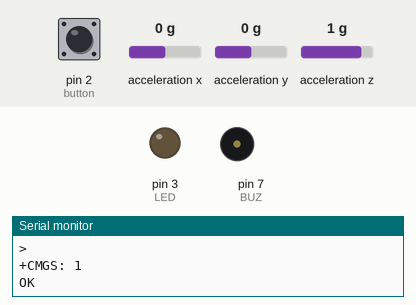
The sketch below on a simulated Arduino Uno, built with avr-gcc and run on an emulated ATmega328P. Parts: output pins drawn as LEDs (lit = HIGH), buzzer (waves = sounding, pin HIGH), the last lines printed to the serial monitor. Wiring (inferred from the names in the program): MPU-6050 motion sensor at I2C address 0x68. The test bench sets the inputs (shaded band); at power-on: pin 2 (button) HIGH, acceleration x 0 g, acceleration y 0 g, acceleration z 1 g. The modem accepts every AT command (registered, SIM ready, sends succeed) and sends nothing else.

Above: at 31.0 s.
At 51.4 s:
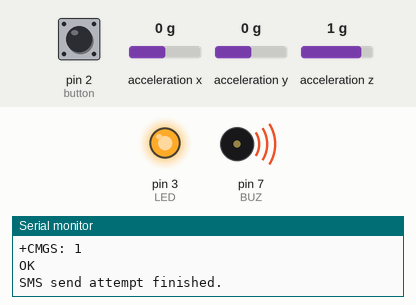
Timing chart, 0 to 61.9 s (numbered marks = the images above):
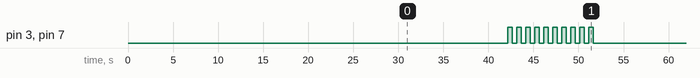

The sketch:

RDS.ino
```cpp
#include <SoftwareSerial.h>
#include <Wire.h>
// #include <TinyGPS++.h> // Đã bỏ thư viện TinyGPS++

int Rx_pin = 9; // Nối với chân TX của module GPS
int Tx_pin = 8; // Nối với chân RX của module GPS (nếu bạn muốn gửi lệnh đến GPS)

SoftwareSerial SerialGPS(Rx_pin, Tx_pin);
SoftwareSerial GSM(10, 11);

// TinyGPSPlus gps; // Đã bỏ đối tượng TinyGPSPlus

#define BUZ 7
#define LED 3
int button = 2;
double roll; // Biến roll từ MPU6050

#include <math.h> // Để dùng hàm atan2 và M_PI

const int GSM_POWER_ON_DELAY = 20000; // 20 giây đợi module GSM khởi động
const char *phoneNumber = "+84812835572"; // Số điện thoại nhận tin nhắn
const int MPU_ADDR = 0x68;  // Địa chỉ I2C của MPU-6050

// Các biến toàn cục để lưu trữ dữ liệu GPS đã phân tích
float currentLatitude = 0.0;
float currentLongitude = 0.0;
bool gpsFix = false; // Biến cờ để kiểm tra xem có fix GPS chưa

// Khai báo nguyên mẫu hàm (prototype) vì chúng được gọi trước khi định nghĩa
void readMPU6050();
void buzled();
void SendMessage();
void processGpsString(String nmeaString);
float convertNMEAtoDecimal(String nmeaCoord);


void setup() {
  pinMode(button, INPUT_PULLUP); // Dùng INPUT_PULLUP cho nút bấm nếu nối với GND

  Serial.begin(115200); // Serial Monitor để debug
  SerialGPS.begin(9600); // Baud rate của GPS (thường là 9600)
  GSM.begin(9600);   // Baud rate của module GSM (A7682A thường dùng 115200 hoặc 9600)

  pinMode(BUZ, OUTPUT);
  pinMode(LED, OUTPUT); // Khai báo chân LED là OUTPUT

  // Khởi động MPU6050
  Wire.begin();
  Wire.beginTransmission(MPU_ADDR);
  Wire.write(0x6B);   // Thanh ghi PWR_MGMT_1
  Wire.write(0);      // Tắt chế độ ngủ (wake up MPU6050)
  Wire.endTransmission(true);

  Serial.println("Waiting for GSM module to boot...");
  delay(GSM_POWER_ON_DELAY); // Chờ GSM khởi động
  Serial.println("GSM module ready.");
}

void loop(){
  // ĐỌC VÀ XỬ LÝ DỮ LIỆU GPS LIÊN TỤC TRONG LOOP CHÍNH
  static String gpsBuffer = "";
  while (SerialGPS.available()) {
    char c = SerialGPS.read();
    gpsBuffer += c;
    if (c == '\n') { // Nếu nhận được ký tự xuống dòng, có thể là một chuỗi NMEA hoàn chỉnh
      processGpsString(gpsBuffer);
      gpsBuffer = ""; // Xóa bộ đệm sau khi xử lý
    }
  }
  // --- KẾT THÚC XỬ LÝ GPS LIÊN TỤC ---

  // Kiểm tra nút bấm để phát hiện va chạm giả lập
  readMPU6050();
  if (digitalRead(button) == LOW) { // Nếu nút bấm được nhấn (nối GND)
    Serial.println("Collision Detected by Button");
    Serial.println(roll);
    delay(300); // Độ trễ nhỏ để tránh đọc lỗi nút
    roll = 900; // Gán giá trị đặc biệt cho va chạm
    SendMessage(); // Gửi tin nhắn
    buzled(); // Báo động còi và đèn
    // Nếu bạn muốn dừng chương trình sau khi phát hiện và gửi tin, hãy cân nhắc hàm exit()

  }
 // Đọc dữ liệu từ MPU6050 để tính roll

  // Kiểm tra góc roll để phát hiện lật xe
  // Các ngưỡng 180 và 240 cần được hiệu chỉnh thực tế với xe của bạn
  if (((roll < 180) || (roll > 240)) && (roll != 900)) { // Nếu lật và không phải là va chạm giả lập
    Serial.print("Car Flipped! Roll angle: ");
    Serial.println(roll);
    SendMessage(); // Gửi tin nhắn
    buzled(); // Báo động còi và đèn
  }

  // In trạng thái roll (chỉ để debug)
  Serial.print("Car is not Flipped. Current roll: ");
  Serial.println(roll);

  delay(100); // Độ trễ nhỏ giữa các lần kiểm tra
}

// Hàm đọc MPU6050 và tính góc roll
void readMPU6050() {
  Wire.beginTransmission(MPU_ADDR);
  Wire.write(0x3B);   // Địa chỉ thanh ghi ACCEL_XOUT_H (bắt đầu từ X, cần 6 bytes cho X,Y,Z)
  Wire.endTransmission(false);
  Wire.requestFrom(MPU_ADDR, 6, true);   // Đọc 6 byte (AccelX_H, AccelX_L, AccelY_H, AccelY_L, AccelZ_H, AccelZ_L)

  // Đọc gia tốc X, Y, Z
  int16_t ax = (Wire.read() << 8 | Wire.read()); // Đọc AccelX_H và AccelX_L
  int16_t ay = (Wire.read() << 8 | Wire.read()); // Đọc AccelY_H và AccelY_L
  int16_t az = (Wire.read() << 8 | Wire.read()); // Đọc AccelZ_H và AccelZ_L

  // Chuyển đổi sang đơn vị g (mặc định ±2g, 16384 LSB/g)
  float ay_g = ay / 16384.0;
  float az_g = az / 16384.0;

  // Tính góc roll (đơn vị độ) từ gia tốc Y và Z
  // atan2(y, x) trả về góc trong khoảng -PI đến PI (-180 đến 180 độ)
  roll = atan2(ay_g, az_g) * 180.0 / M_PI;
  roll = (roll < 0) ? roll + 360 : roll; // Chuyển về khoảng 0-360°
}

// Hàm báo động còi và đèn LED
void buzled(){
  unsigned long buzzStartTime = millis();
  while (millis() - buzzStartTime < 10000) { // Báo động trong 10 giây
    digitalWrite(LED, HIGH);
    digitalWrite(BUZ, HIGH);
    delay(500); // Nháy nhanh hơn
    digitalWrite(BUZ, LOW);
    digitalWrite(LED, LOW);
    delay(500); // Nháy nhanh hơn
  }
}

// Hàm gửi tin nhắn SMS
void SendMessage(){
  Serial.println("Attempting to send SMS...");
  GSM.println("AT+CMGF=1");     // Đặt GSM Module vào chế độ Text Mode
  delay(1000); // Đợi phản hồi OK từ module

  GSM.print("AT+CMGS=\"");
  GSM.print(phoneNumber);
  GSM.println("\""); // Kết thúc lệnh CMGS
  delay(1000); // Đợi module sẵn sàng nhận nội dung tin nhắn (thường là dấu '>')

  // Nội dung tin nhắn
  GSM.println("!!!! Car Incident Detected !!!!");

  // Thêm thông tin GPS nếu có
  if (gpsFix) { // Kiểm tra xem dữ liệu GPS có hợp lệ không
    GSM.print("Location: Lat ");
    GSM.print(currentLatitude, 6); // Vĩ độ với 6 chữ số thập phân
    GSM.print(", Lon ");
    GSM.println(currentLongitude, 6); // Kinh độ với 6 chữ số thập phân
    Serial.print("GPS: Lat ");
    Serial.print(currentLatitude, 6);
    Serial.print(", Lon ");
    Serial.println(currentLongitude, 6);
  } else {
    GSM.println("Location: GPS not available (No Fix)");
    Serial.println("GPS: No Fix available.");
  }

  // Thêm thông tin loại sự cố
  if (roll == 900) {
    GSM.println("Type: The Car is Collided");
    Serial.println("Type: The Car is Collided");
  } else if (((roll < 180) || (roll > 240))) { // Chỉ cần kiểm tra nếu không phải 900
    GSM.println("Type: EMERGENCY: The Car is flipped");
    Serial.println("Type: EMERGENCY: The Car is flipped");
  } else {
    GSM.println("Type: Incident detected but not flipped/collided (Unusual roll value)");
  }

  GSM.write((char)26); // Gửi ký tự CTRL+Z (ASCII 26) để kết thúc tin nhắn
  Serial.println("Sent CTRL+Z. Waiting for SMS confirmation...");

  // Đợi GSM gửi tin nhắn và phản hồi
  unsigned long smsTimeout = millis() + 20000; // Chờ 20 giây cho phản hồi SMS
  while (millis() < smsTimeout) {
    if (GSM.available()) {
      Serial.write(GSM.read()); // In phản hồi của GSM ra Serial Monitor
    }
  }
  Serial.println("\nSMS send attempt finished.");
}

// Hàm để xử lý chuỗi NMEA và trích xuất dữ liệu GPS
void processGpsString(String nmeaString) {
  // Chỉ quan tâm đến chuỗi GPGGA cho tọa độ và chất lượng fix
  if (nmeaString.startsWith("$GPGGA")) {
    int commaIndex[20]; // Array để lưu vị trí các dấu phẩy
    int count = 0;
    for (int i = 0; i < nmeaString.length() && count < 20; i++) {
      if (nmeaString.charAt(i) == ',') {
        commaIndex[count] = i;
        count++;
      }
    }

    // Đảm bảo có đủ trường cần thiết cho Lat/Lon/Quality (cần ít nhất 6 dấu phẩy đầu tiên)
    if (count >= 6) { // Index của chất lượng là 6 (sau dấu phẩy thứ 6), nên cần ít nhất 6 dấu phẩy
      // 1. Lấy trạng thái chất lượng GPS (field 6, sau dấu phẩy thứ 5, index của dấu phẩy là 5)
      String qualityStr = nmeaString.substring(commaIndex[5] + 1, commaIndex[6]);
      int quality = qualityStr.toInt();

      if (quality >= 1) { //
        gpsFix = true;

        // 2. Lấy vĩ độ (field 2, sau dấu phẩy thứ 1)
        String latStr = nmeaString.substring(commaIndex[1] + 1, commaIndex[2]);
        String latDir = nmeaString.substring(commaIndex[2] + 1, commaIndex[3]); // Hướng Bắc/Nam

        // Chuyển đổi định dạng ddmm.mmmm thành dd.dddddd
        currentLatitude = convertNMEAtoDecimal(latStr);
        if (latDir == "S") {
          currentLatitude *= -1; // Nếu là Nam bán cầu, đổi dấu
        }

        // 3. Lấy kinh độ (field 4, sau dấu phẩy thứ 3)
        String lonStr = nmeaString.substring(commaIndex[3] + 1, commaIndex[4]);
        String lonDir = nmeaString.substring(commaIndex[4] + 1, commaIndex[5]); // Hướng Đông/Tây

        // Chuyển đổi định dạng dddmm.mmmm thành ddd.dddddd
        currentLongitude = convertNMEAtoDecimal(lonStr);
        if (lonDir == "W") {
          currentLongitude *= -1; // Nếu là Tây bán cầu, đổi dấu
        }
      } else {
        gpsFix = false; // Không có fix GPS
      }
    } else {
      gpsFix = false; // Chuỗi GPGGA không đúng định dạng
    }
  }
}

// Hàm chuyển đổi định dạng NMEA (ddmm.mmmm hoặc dddmm.mmmm) sang thập phân
float convertNMEAtoDecimal(String nmeaCoord) {
  float degrees;
  float minutes;

  // Tìm vị trí của dấu chấm thập phân
  int dotIndex = nmeaCoord.indexOf('.');

  // Lấy phần phút và giây (từ dotIndex - 2 đến hết)
  // Ví dụ: "1559.57881" -> minutes = "59.57881"
  // Ví dụ: "10813.93184" -> minutes = "13.93184"
  if (dotIndex != -1 && nmeaCoord.length() >= dotIndex + 1 && dotIndex >= 2) {
    minutes = nmeaCoord.substring(dotIndex - 2).toFloat();
    // Lấy phần độ
    degrees = nmeaCoord.substring(0, dotIndex - 2).toFloat();
  } else {
    return 0.0; // Trả về 0 nếu định dạng không đúng
  }

  return degrees + (minutes / 60.0);
}
```

Measured:
- by itself, pin 3 (LED), pin 7 (BUZ): repeats every 32.3 s: 9 × (LOW 0.50 s, HIGH 0.50 s), LOW 22.8 s, HIGH 0.50 s
- by itself, everything shown: repeats every 32.3 s, in 20 steps
